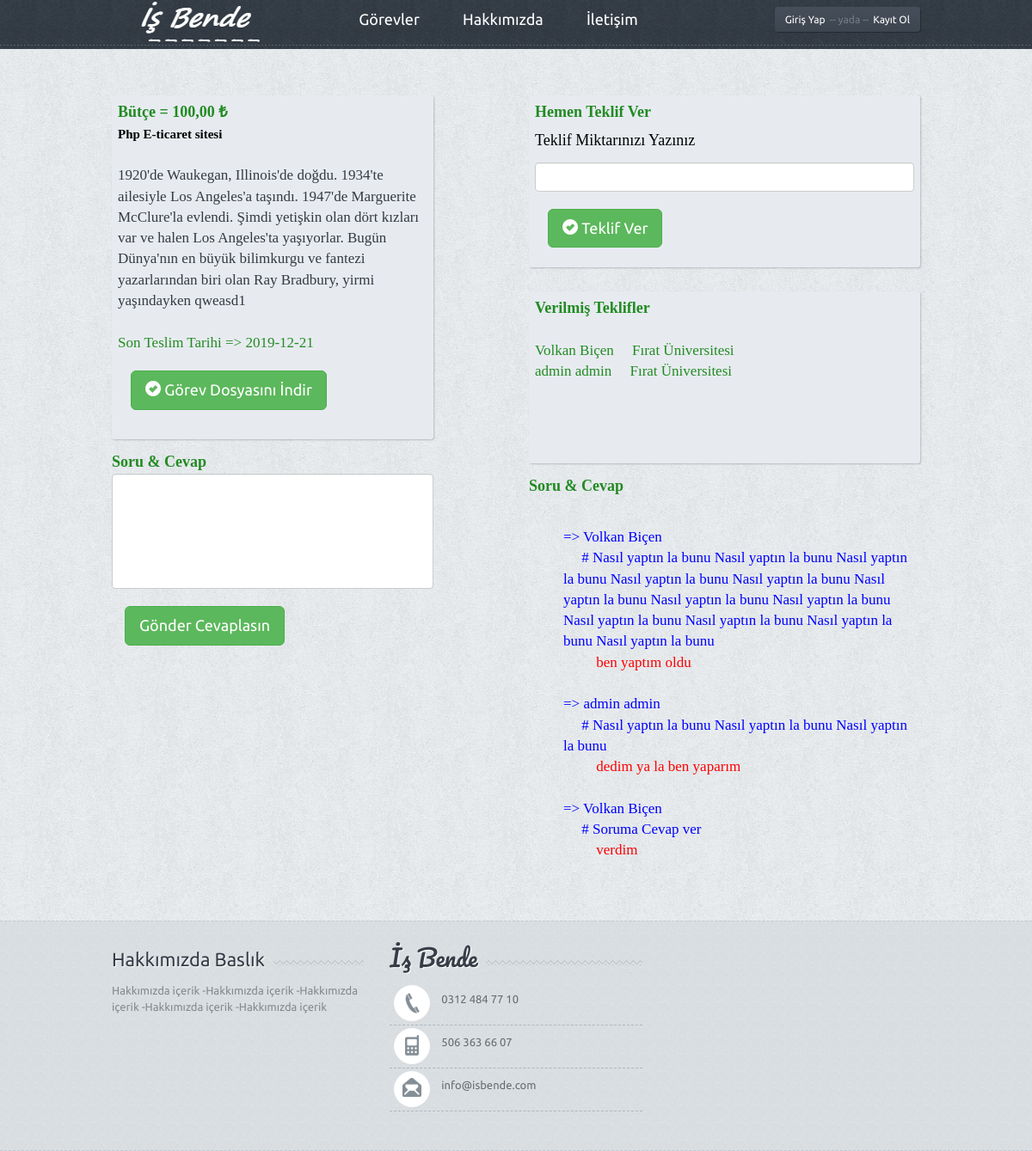
Screenshot of /teklif.php?id=38 with the database file from the repository.
### tables this page shows
CREATE TABLE `gorev` (
  `gorev_id` smallint(9) NOT NULL,
  `veren_id` int(9) NOT NULL,
  `yapan_id` int(9) NOT NULL DEFAULT '0',
  `gorev_kategori` varchar(20) DEFAULT NULL,
  `gorev_baslik` varchar(100) DEFAULT NULL,
  `gorev_detay` varchar(300) DEFAULT NULL,
  `gorev_il` varchar(20) DEFAULT NULL,
  `gorev_ek` varchar(250) DEFAULT NULL,
  `gorev_basTarih` datetime DEFAULT CURRENT_TIMESTAMP,
  `gorev_bitTarih` date DEFAULT NULL,
  `gorev_butce` smallint(9) DEFAULT NULL,
  `gorev_yetenek` varchar(50) DEFAULT NULL,
  `puandurumu` bit(1) NOT NULL DEFAULT b'0',
  `teslimalindi` bit(1) NOT NULL DEFAULT b'0',
  `teslimedildi` bit(1) NOT NULL DEFAULT b'0'
);

CREATE TABLE `kullanici` (
  `kullanici_id` smallint(9) NOT NULL,
  `kullanici_zaman` datetime NOT NULL DEFAULT CURRENT_TIMESTAMP,
  `kullanici_foto` varchar(250) DEFAULT '/avatar.png',
  `kullanici_bio` varchar(300) DEFAULT 'Bize Kendinden ve Daha Önce Neler Yaptığından Kısaca Bahset',
  `kullanici_ad` varchar(20) NOT NULL,
  `kullanici_soyad` varchar(20) NOT NULL,
  `kullanici_mail` varchar(50) NOT NULL,
  `kullanici_gsm` char(11) NOT NULL,
  `kullanici_password` varchar(50) NOT NULL,
  `kullanici_il` varchar(15) NOT NULL,
  `kullanici_ilce` varchar(20) NOT NULL,
  `kullanici_adres` varchar(250) DEFAULT NULL,
  `kullanici_univ` varchar(40) DEFAULT NULL,
  `kullanici_bolum` varchar(30) DEFAULT NULL,
  `kullanici_derece` varchar(15) DEFAULT 'q',
  `uye_onay` bit(1) NOT NULL DEFAULT b'0',
  `puan` int(20) DEFAULT '0'
);

CREATE TABLE `mesaj` (
  `mesajId` smallint(9) NOT NULL,
  `gonderenId` smallint(9) NOT NULL,
  `cevaplayanId` smallint(9) NOT NULL,
  `gorev_id` smallint(9) NOT NULL,
  `mesaj` varchar(300) NOT NULL,
  `cevap` varchar(300) NOT NULL
);

CREATE TABLE `hakkimizda` (
  `hakkimizda_id` int(11) NOT NULL,
  `hakkimizda_baslik` varchar(250) NOT NULL,
  `hakkimizda_icerik` text NOT NULL,
  `hakkimizda_vizyon` varchar(500) NOT NULL,
  `hakkimizda_misyon` varchar(500) NOT NULL
);

CREATE TABLE `ayar` (
  `ayar_id` int(11) NOT NULL,
  `ayar_logo` varchar(250) NOT NULL,
  `ayar_baslik` varchar(250) NOT NULL,
  `ayar_aciklama` varchar(250) NOT NULL,
  `ayar_keywords` varchar(50) NOT NULL,
  `ayar_yazar` varchar(50) NOT NULL,
  `ayar_tel` varchar(50) NOT NULL,
  `ayar_gsm` varchar(50) NOT NULL,
  `ayar_faks` varchar(50) NOT NULL,
  `ayar_mail` varchar(50) NOT NULL,
  `ayar_ilce` varchar(50) NOT NULL,
  `ayar_il` varchar(50) NOT NULL,
  `ayar_adres` varchar(250) NOT NULL,
  `ayar_mesai` varchar(250) NOT NULL,
  `ayar_maps` varchar(250) NOT NULL,
  `ayar_analystic` varchar(50) NOT NULL,
  `ayar_zopim` varchar(250) NOT NULL,
  `ayar_facebook` varchar(50) NOT NULL,
  `ayar_twitter` varchar(50) NOT NULL,
  `ayar_youtube` varchar(50) NOT NULL,
  `ayar_smtphost` varchar(50) NOT NULL,
  `ayar_smtpuser` varchar(50) NOT NULL,
  `ayar_smtppassword` varchar(50) NOT NULL,
  `ayar_smtpport` varchar(50) NOT NULL,
  `ayar_bakim` enum('0','1') NOT NULL DEFAULT '1'
);

### teklif.php (the view, shortened to what this page needs)
<?php include 'header.php';
$gorevsor=$db-> prepare("SELECT * FROM gorev where gorev_id=:id");
$gorevsor -> execute(array(
'id' => $_GET['id']
));
$gorevcek=$gorevsor->fetch(PDO::FETCH_ASSOC);
$teklifsor=$db-> prepare("SELECT * FROM teklif where gorev_id=:id and veren_id=:k_id");
$teklifsor -> execute(array(
'id' => $_GET['id'],
'k_id' => $_SESSION['kullanici_id']
));
$say=$teklifsor->rowCount();
$kullaniciteklifsor = $db->prepare("SELECT * FROM kullanici,teklif where  teklif.gorev_id=:g_id and teklif.veren_id=kullanici.kullanici_id");
$kullaniciteklifsor->execute(array(
'g_id'=>$_GET['id']
));
$sayac=$kullaniciteklifsor->rowCount();
$kullaniciteklifcek = $kullaniciteklifsor->fetchAll(PDO::FETCH_ASSOC);
$mesajgetir = $db->prepare("SELECT kullanici.kullanici_ad,kullanici.kullanici_soyad,mesaj.mesaj,mesaj.mesajId,mesaj.cevap FROM kullanici,mesaj where  mesaj.gorev_id=:g_id and mesaj.gonderenId=kullanici.kullanici_id");
$mesajgetir->execute(array(
'g_id'=>$_GET['id']
));
$mesajgetircek = $mesajgetir->fetchAll(PDO::FETCH_ASSOC);
?>
<div class="container">
<div class="row">
<div class="col-md-12">
<br>
<br>
<div class="row prdct">
<form action="nedmin/netting/islem.php" method="POST"  enctype="multipart/form-data">
<div class="col-md-5">
<div class="productwrapc">
<font face="Times New Roman">
<span ;class="smalltitle21" ><a style="color:ForestGreen;font-size:18px;font-weight: bold;" >Bütçe = <?php echo  $gorevcek['gorev_butce'] ?>,00 ₺</a> </span></font>
<font face="Times New Roman">
<span ;class="smalltitle21"><a style="font-weight: bold;font-size:15px;color: black"><br><?php echo  $gorevcek['gorev_baslik'] ?></a> </span></font>
<font face="Times New Roman">
<span ;class="smalltitle21"><a   style="font-size:17px;color:#343a40"><br><br><?php echo $gorevcek['gorev_detay'] ?></a> </span></font>
<font face="Times New Roman">
<span ;class="smalltitle21"><a   style="color:ForestGreen;font-size:17px;"><br><br>Son Teslim Tarihi => <?php echo $gorevcek['gorev_bitTarih'] ?></a> </span></font>
<div class="form-group">
<div class="col-xs-12">
<br>
<?php
if (isset($gorevcek['gorev_ek'])) {?>
<button class="btn btn-lg btn-success" name="download"  type="submit"><i class="glyphicon glyphicon-ok-sign"></i> Görev Dosyasını İndir </button>
<?php } ?>
</div>
</div>
</div>
<?php
if ( $gorevcek['veren_id'] <> $_SESSION['kullanici_id'] ) {?>
<font face="Times New Roman">
<span ;class="smalltitle21" ><a  style="color:ForestGreen;font-size:18px;font-weight: bold;" > Soru & Cevap</a> </span></font>
<td> <textarea onkeydown="if(event.keyCode == 13) return false;" maxlength="299" style="resize:none" name="soru" class="form-control col-md-12 col-xs-12" rows="6" cols="50"></textarea> </td>
<div class="col-xs-12" >
<br>
<button class="btn btn-lg btn-success" name="sorucevap" type="submit">Gönder Cevaplasın</button>
</div>
<?php }
?>
</div>
<div class="col-md-1">
</div>
<div class="col-md-6">
<?php
if ( $gorevcek['veren_id'] <> $_SESSION['kullanici_id'] && $say==0) {?>
<div class="productwraptek">
<font face="Times New Roman">
<span ;class="smalltitle21" ><a  style="color:ForestGreen;font-size:18px;font-weight: bold;" > Hemen Teklif Ver</a></span></font>
<font face="Times New Roman">
<span ;class="smalltitle21"><a  style="font-weight: bold;font-size:15px;color: black"><br>
<label ><h4>Teklif Miktarınızı Yazınız</h4></label>
<input type="text"  pattern="\d*" class="form-control" name="gorev_teklif"  >
</a> </span></font>
<div class="form-group">
<div class="col-xs-12">
<br>
<button class="btn btn-lg btn-success" name="teklifver"  type="submit"><i class="glyphicon glyphicon-ok-sign"></i> Teklif Ver </button>
</div>
</div>
</div>
<?php }
?>
</div>
<div class="col-md-1">
</div>
<div class="col-md-6">
<div class="productwraptek">
<font face="Times New Roman">
<span ;class="smalltitle21" ><a  style="color:ForestGreen;font-size:18px;font-weight: bold;" > Verilmiş Teklifler</a></span></font>
<p>
<font face="Times New Roman" size="3" color="blue">
	<?php
if ($gorevcek['veren_id'] == $_SESSION['kullanici_id'] && $sayac!=0 ){
	foreach ($kullaniciteklifcek as $bb) { ?>
		<font face="Times New Roman">
			<span ;class="smalltitle21"><a style="color:ForestGreen;font-size:17px;"><br>
				<input type="radio" style="height:17px; width:17px;" name="kabul[]"
				value="<?php echo  $gorevcek['gorev_id'] ?>"/>
<input type="hidden" name="yapan_id" value="<?php echo  $bb['kullanici_id'] ?>">
				<?php echo $bb['kullanici_ad']." ". $bb['kullanici_soyad']. "&emsp; ". $bb['kullanici_univ']. "&emsp;". $bb['teklif_miktar'] .",00 ₺"?></a> </span></font>
			<?php }
			?>
			<div class="col-xs-12" >
				<br>
				<input class="btn btn-lg btn-success" type="submit" name="teklifkabul" value="Teklifi Kabul Et">
			</div>
			<?php
		}
		else{
			foreach ($kullaniciteklifcek as $bb) { ?>
				<font face="Times New Roman">
					<span ;class="smalltitle21"><a style="color:ForestGreen;font-size:17px;"><br>
						<?php echo $bb['kullanici_ad']." ". $bb['kullanici_soyad']. "&emsp; ". $bb['kullanici_univ']. "&emsp;"?></a> </span></font>
					<?php }
				}
			?>
</font>
</p>
</div>
</div>
<div class="col-md-1">
</div>
</form>
<form action="nedmin/netting/islem.php" method="POST"  enctype="multipart/form-data">
<div class="col-md-6">
<font face="Times New Roman">
<span ;class="smalltitle21" ><a  style="color:ForestGreen;font-size:18px;font-weight: bold;" > Soru & Cevap</a></span></font>
<p>
<font face="Times New Roman" size="2" color="blue">
<ul>
<?php
if ( $gorevcek['veren_id'] <> $_SESSION['kullanici_id'] ) {
foreach ($mesajgetircek as $bb) { ?>
<font face="Times New Roman">
<span ><a   style="color:blue ;font-size:17px;"><br ><?php echo "=> " ?> <?php echo $bb['kullanici_ad']. " ". $bb['kullanici_soyad']."<br>" ?></a> </span>
<span ><a   style="color:blue ;font-size:17px;"> &emsp; <?php echo "# " ?>   <?php echo $bb['mesaj'] ?> <br></a> </span>
<span ><a style="color:red ;font-size:17px;"> &emsp;&emsp; <?php echo $bb['cevap'] ?> <br></a> </span>
</font>
<?php
}
}
?>
</ul>
</font>
</p>
</div>
</div>
</div>
</div>
</div>
<br>
<br>
<br>
<?php include 'footer.php'; ?>

### header.php (shortened to what this page needs)
<?php
include 'nedmin/netting/baglan.php';
$hakkimizdasor=$db->prepare("SELECT * FROM hakkimizda ");
$hakkimizdasor->execute(array(
));
$hakkimizdacek=$hakkimizdasor->fetch(PDO::FETCH_ASSOC);
$ayarsor=$db-> prepare("SELECT * FROM ayar");
$ayarsor -> execute(array(
));
$ayarcek=$ayarsor->fetch(PDO::FETCH_ASSOC);
?>
<!DOCTYPE html>
<html lang="en">
<head>
	<link href='font-awesome\css\font-awesome.css' rel="stylesheet" type="text/css">
	<link href="bootstrap\css\bootstrap.min.css" rel="stylesheet">
	<link rel="stylesheet" href="style.css?">
	<link rel="stylesheet" href="css\owl.carousel.css">
	<link rel="stylesheet" href="css\owl.transitions.css">
</head>
<body>
	<div id="wrapper">
		<div class="header">
			<div class="container">
				<div class="row">
					<div class="col-xs-6 col-md-4 main-logo">
						<a href="index.php"><img src="images\logo.png" alt="logo" class="logo img-responsive"></a>
					</div>
					<div class="col-md-8">
						<div class="pushright">
							<div class="top">
								<?php if($_GET['mailonay']=="false" || $_GET['durum']=="bekleonay"){?>
									<a  class="btn btn-default btn-dark">Mail Onay Bekleniyor<span></a>
									<?php }
									elseif($_GET['mailonay']=="fault"){?>
										<a  id="reg" class="btn btn-default btn-dark">Böyle bir mail bulunamadı<span></a>
										<?php }
										else {?>
											<?php if(!isset($_SESSION['kullanici_id'])){?>
												<a  id="reg" class="btn btn-default btn-dark">Giriş Yap<span>-- yada --</span>Kayıt Ol</a>
											<?php } ?>
										<?php } ?>
									</div>
								</div>
								<div class="col-sm-8 col-sm-pull-2">
									<ul class="small-menu">
										<li><a<?php
										if (isset($_SESSION['kullanici_id'])) {?>
										 	 href="gorevler.php"
										<?php } ?> class="mychart">Görevler</a></li>
										<li><a  href="hakkimizda.php"  class="mychart" >Hakkımızda</a></li>
										<li><a href="iletisim.php" class="mychart">İletişim</a></li>
									</ul>
								</div>
							</div>
						</div>
					</div>
					<div class="dashed"></div>
				</div>

### footer.php (shortened to what this page needs)
<div class="f-widget">
		<div class="container">
			<div class="row">
				<div class="col-md-4">
					<div class="title-widget-bg">
						<div class="title-widget"><?php echo $hakkimizdacek['hakkimizda_baslik']; ?></div>
					</div>
					<div class="newsletter">
						<p>
							<?php echo $hakkimizdacek['hakkimizda_icerik']; ?>
						</p>
					</div>
				</div>
				<div class="col-md-4">
					<div class="title-widget-bg">
						<div class="title-widget-cursive">İş Bende</div>
					</div>
					<ul class="contact-widget">
						<li class="fphone"> <?php echo  $ayarcek['ayar_tel'] ?></li>
						<li class="fmobile"> <?php echo $ayarcek['ayar_gsm'] ?></li>
						<li class="fmail lastone"> <?php echo $ayarcek['ayar_mail'] ?></li>
					</ul>
				</div>
			</div>
			<div class="spacer"></div>
		</div>
	</div>
	</div>
  </body>
</html>

### style.css (style rules this page uses)
html,body { background:url(images/bodybg.png) repeat; font-family:'Ubuntu', railway, arial, sans-serif; margin:0; padding:0; font-size:14px; }
.container { max-width:980px; padding:0 20px; }
.spacer { height:45px; width:100%; }
.header { background:url(images/header-bg.png); width:100%; }
.logo { padding:2px 0 0 0; }
.dashed { height:1px; width:100%; padding:2px 0 3px 0; background:url(images/dashed.png) repeat-x; }
.small-menu { padding:12px 0 0 0; margin:0; list-style:none; float:right; min-height:45px; }
.small-menu li { display:inline-block; margin-left:15px; }
.small-menu li a { color:#FFF; }
.mychart { display:inline-block; text-indent:27px; line-height:21px; color:#596d71; font-size:18px; margin-right:5px; }
.productwrapc { width: 200px; height: 400px; background:#e7ebf0; width:100%; padding:7px 7px 150px 7px; border-radius:3px; box-shadow:1px 1px 2px rgba(0,0,0, .2); margin:14px 0; }
.productwraptek { width: 200px; height: 200px; background:#e7ebf0; width:100%; padding:7px 7px 150px 7px; border-radius:3px; box-shadow:1px 1px 2px rgba(0,0,0, .2); margin:14px 0; }
.f-widget { width:100%; background:url(images/f-bg.png); height:auto !important; border-top:1px dashed #c2cbd3; border-bottom:1px dashed #c2cbd3; max-width:100%; }
.title-widget-bg { max-width:100%; height:6px; background: url(images/shizzle-dark.png) repeat-x; position:relative; margin-top:45px; margin-bottom:20px; }
.title-widget-bg > div { display:inline-block; position:absolute; background: url(images/f-bg.png); }
.title-widget { font-size:22px; color:#363d47; text-shadow:1px 1px 1px #FFF; font-weight:normal; top: -17px; padding-right:10px; }
.title-widget-cursive { font-size:27px; color:#363d47; text-shadow:1px 1px 1px #FFF; font-weight:normal; top: -22px; padding-right:10px; font-family: 'Pacifico', cursive; }
.newsletter { color:#838b91; font-size:13px; }
.contact-widget { list-style:none; margin:0; padding:0; }
.contact-widget li { color:#666e73; min-height:50px; padding-top:10px; padding-bottom:10px; border-bottom:1px dashed #AFB7BF; padding-left:60px; font-size:13px; }
.fphone { background:url(images/iconphone.png) no-repeat 0 center transparent; }
.fmail { background:url(images/iconmail.png) no-repeat 0 center transparent; }
.fmobile { background:url(images/iconmobile.png) no-repeat 0 center transparent; }
.btn-dark { border:none; color:#ffffff; box-shadow:1px 1px 0px rgba(0,0,0, .3); -moz-box-shadow:1px 1px 0px rgba(0,0,0, .3); -webkit-box-shadow:1px 1px 0px rgba(0,0,0, .3); -o-box-shadow:1px 1px 0px rgba(0,0,0, .3); background:#3d454f; background: -webkit-gradient(linear, 0% 0%, 0% 100%, from(#454e5a), to(#3d454f)); background: -webkit-linear-gradient(top, #454e5a, #3d454f); background: -moz-linear-gradient(top, #454e5a, #3d454f); background: -ms-linear-gradient(top, #454e5a, #3d454f); background: -o-linear-gradient(top, #454e5a, #3d454f); }
.pushright { float:right; display:block; }
.top .btn-dark { margin-top:8px; margin-bottom:5px; display:inline-block; font-size:12px !important; }
.top .btn-dark span { color:#747d89; margin:0 5px; }

### rows the page displays
gorev: gorev_butce "100", gorev_baslik "Php E-ticaret sitesi", gorev_detay "1920'de Waukegan, Illinois'de doğdu. 1934'te ailesiyle Los Angeles'a taşındı. 1947'de Marguerite McClure'la evlendi. Şimdi yetişkin olan dört kızları var ve halen Los Angeles'ta yaşıyorlar. Bugün Dünya'nın en büyük bilimkurgu ve fantezi yazarlarından biri olan Ray Bradbury, yirmi yaşındayken qweasd1", gorev_bitTarih "2019-12-21"
kullanici: kullanici_ad "Volkan", kullanici_soyad "Biçen", kullanici_univ "Fırat Üniversitesi", mesaj.mesaj "Nasıl yaptın la bunu Nasıl yaptın la bunu Nasıl yaptın la bunu Nasıl yaptın la bunu Nasıl yaptın la bunu Nasıl yaptın la bunu Nasıl yaptın la bunu Nasıl yaptın la bunu Nasıl yaptın la bunu Nasıl yaptın la bunu Nasıl yaptın la bunu Nasıl yaptın la bunu", mesaj.cevap "ben yaptım oldu", mesaj.mesaj "Soruma Cevap ver", mesaj.cevap "verdim"
kullanici: kullanici_ad "admin", kullanici_soyad "admin", kullanici_univ "Fırat Üniversitesi", mesaj.mesaj "Nasıl yaptın la bunu Nasıl yaptın la bunu Nasıl yaptın la bunu", mesaj.cevap "dedim ya la ben yaparım"
hakkimizda: hakkimizda_baslik "Hakkımızda Baslık", hakkimizda_icerik "Hakkımızda içerik -Hakkımızda içerik -Hakkımızda içerik -Hakkımızda içerik -Hakkımızda içerik"
ayar: ayar_tel "0312 484 77 10", ayar_gsm "506 363 66 07", ayar_mail "info@isbende.com"
